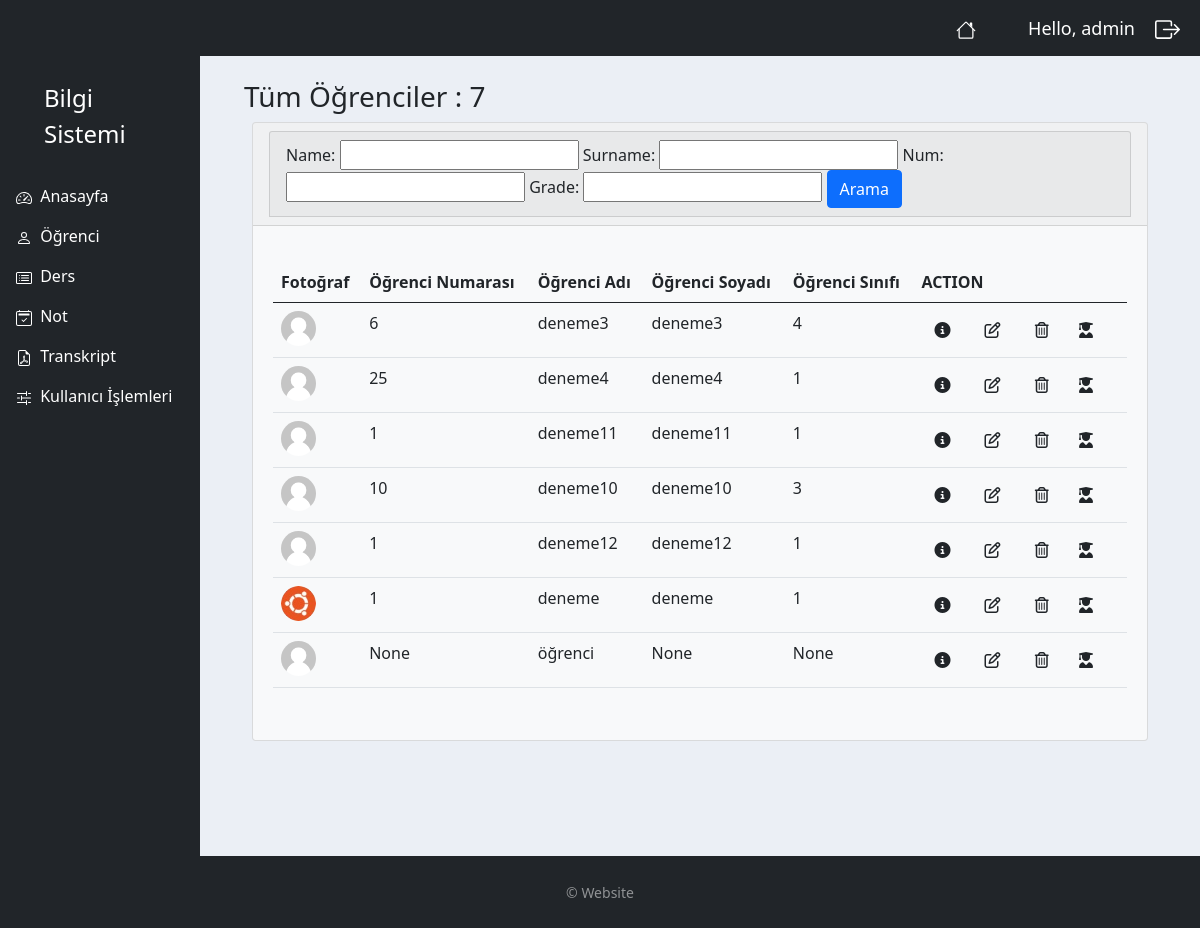
The page /student/ (signed in) on the database as committed earlier.
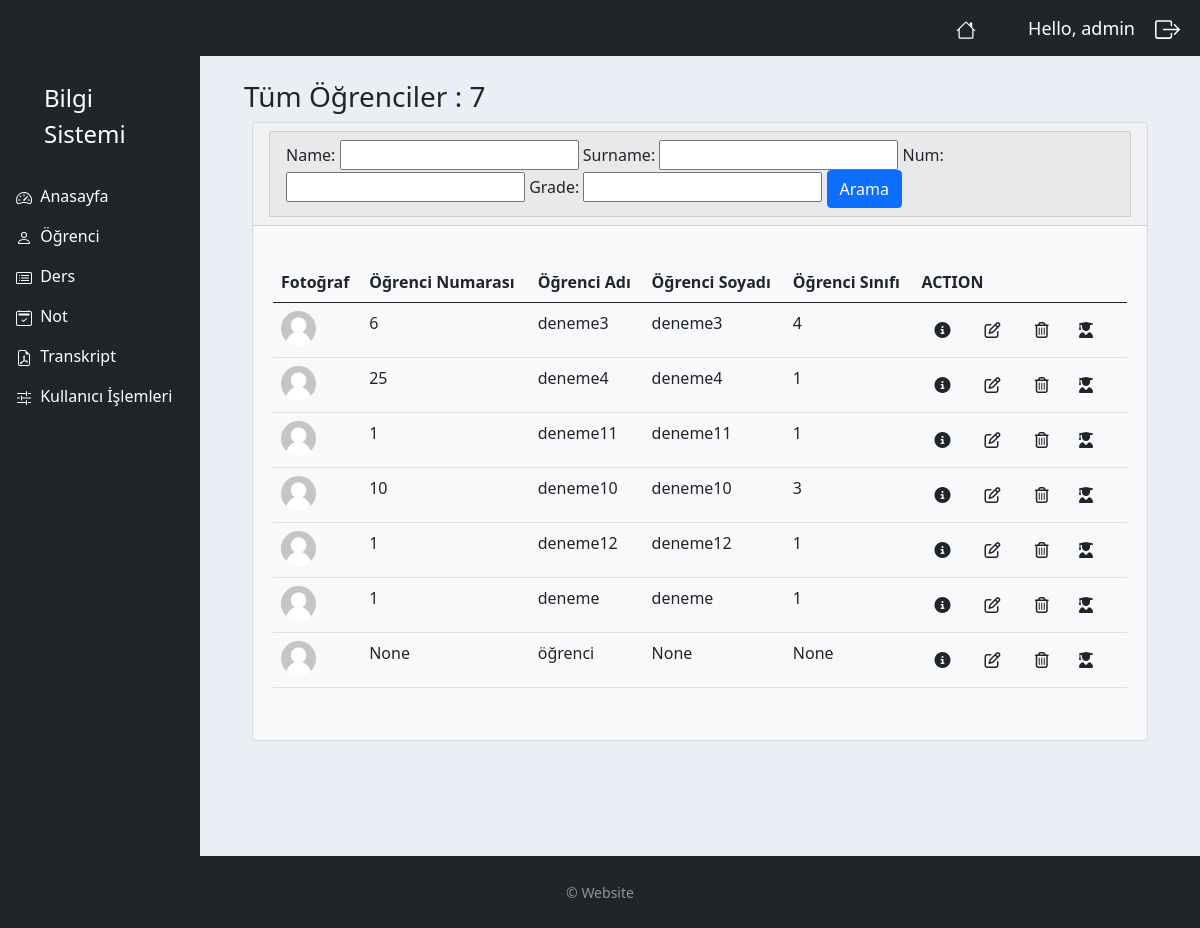
The same page on the database as committed later.
### myapp/models.py (models this page shows, shortened)
class Student(models.Model):
    user =models.OneToOneField(User, blank=True, null=True, on_delete=models.CASCADE)
    name = models.CharField(max_length=50, null=True)
    surname = models.CharField(max_length=50, null=True)
    num = models.IntegerField(null=True, blank=True)
    grade = models.IntegerField(null=True, blank=True)
    profile_pic = models.ImageField(default="user.jpeg", null=True, blank=True)
    department = models.ManyToManyField(Department)

### myapp/decorators.py (the view)
        def wrapper_func(request, *args, **kwargs):
            group =None
            if request.user.groups.exists():
                group = request.user.groups.all()[0].name
            if group in allowed_roles:
                return view_func(request, *args, **kwargs)
            else:
                return HttpResponse('You are not authorized to view this page')

### myapp/views.py (called while the page is built)
@login_required(login_url='login')
@allowed_users(allowed_roles=['admin'])
def student(request):
    students = Student.objects.all()
    student_count = students.count()
    myFilter = StudentFilter(request.GET, queryset=students)
    students = myFilter.qs
    context = {
        'students': students,
        'student_count':student_count,
        'myFilter':myFilter,
    }
    return render(request, 'accounts/student_view.html', context)

### myapp/templates/accounts/student_view.html (shortened to what this page needs)
{% extends 'accounts/main.html' %}
{% load static %}
{% block content %}
<div class="container-fluid">
    <h3 class="m-2">Tüm Öğrenciler : {{ student_count }}</h3>
    <div class="row">
        <div class="col-12">
            <div class="card bg-light ms-3 me-3 mb-3">
                <div class="card-header">
                    <div class="col">
                        <div class="card card-header">
                            <form method="get">
                                {{ myFilter.form }}
                                <button class="btn btn-primary" type="submit">Arama</button>
                            </form>
                        </div>
                    </div>
                </div>
                {% if students %}
                <div class="card-body m-1">
                    <p class="card-text">
                        <div class="table-responsive">
                            <table class="table table-hover">
                                <thead>
                                    <tr>
                                        <th scope="col">Fotoğraf</th>
                                        <th scope="col">Öğrenci Numarası</th>
                                        <th scope="col">Öğrenci Adı</th>
                                        <th scope="col">Öğrenci Soyadı</th>
                                        <th scope="col">Öğrenci Sınıfı</th>
                                        <th scope="col">ACTION</th>
                                        </tr>
                                </thead>
                                <tbody>
                                   {% for i in students %}
                                    <tr>
                                        <td><img class="profile-pic1" src="{{ i.profile_pic.url }}"></td>
                                        <td>{{ i.num }}</td>
                                        <td>{{ i.name }}</td>
                                        <td>{{ i.surname }}</td>
                                        <td>{{ i.grade }}</td>
                                        <td>
                                            <button type="button" class="btn me-1" href="{% url 'student_view' i.id %}" data-bs-toggle="modal" data-bs-target="#myModal{{ i.id }}">
                                                <i class="fa-solid fa-circle-info"></i>
                                            </button>
                                            <a class="btn btn me-1" href="{% url 'student_edit' i.id %}">
                                                <i class="fa-regular fa-pen-to-square"></i>
                                            </a>
                                            <button type="button" class="btn " data-bs-toggle="modal" data-bs-target="#delete{{ i.id }}">
                                                <i class="fa-regular fa-trash-can"></i>
                                            </button>
                                            <a class="btn btn me-1" href="{% url 'student_notes_view' i.id %}">
                                                <i class="fa-solid fa-user-graduate"></i>
                                            </a>
                                        </td>
                                    </tr>
                                    {% endfor %}
                                </tbody>
                            </table>
                        </div>
                    </p>
                </div>
                {% else %}
                    <p></p>
                    <h5 class="alert alert-primary ms-4 me-4">Öğrenci Kaydı Yok</h5>
                {% endif %}
            </div>
        </div>
    </div>
</div>
{% endblock content %}

Rows that differ between the two databases and show on the page:
changed Student "deneme": profile_pic: a different picture
